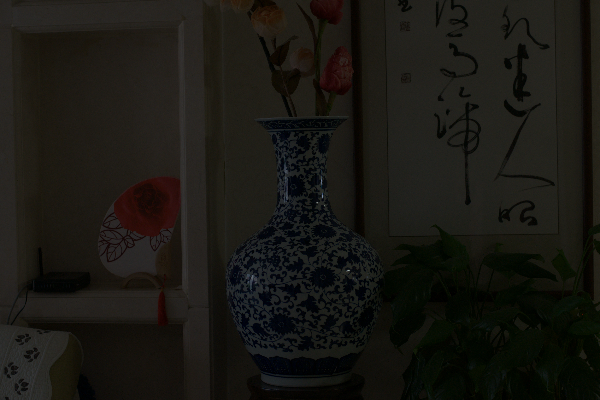
#> input picture org/inputi/input/demo.png, 600 x 400 px, found by its file name
$ python demo_enhancement.py   (older library calls are emulated)
#> lines starting #> are read from the running program, lines starting #| are printed output that depends on the picture; after the words box and inside, x2 and y2 are one past the last pixel; in counts of white or black regions, pixels touching at a corner belong together
### org/Run_LowLight_Image_Enhancement_Pixel_Adaptive.py
import argparse
import os
import time

import cv2
import numpy as np


VALID_EXTENSIONS = (".jpg", ".jpeg", ".webp", ".tiff", ".tif", ".bmp", ".png")


# [22 lines left out: function build_parser, not called in this run]


""" pixel value: i2f: 0-255 to 0-1, f2i: 0-1 to 0-255 """


def i2f(i_image):
    f_image = np.float32(i_image) / 255.0
    return f_image


def f2i(f_image):
    i_image = np.uint8(np.clip(f_image, 0.0, 1.0) * 255.0)
    return i_image


""" Compute 'A' as described by Tang et al. (CVPR 2014) """


def Compute_A_Tang(im):
    erosion_window = 15
    n_bins = 200

    dark = cv2.erode(
        np.min(im, axis=2), np.ones((erosion_window, erosion_window), dtype=np.uint8)
    )

    [h, edges] = np.histogram(dark, n_bins, [0, 1])
    numpixel = im.shape[0] * im.shape[1]
    thr_frac = numpixel * 0.99
    csum = np.cumsum(h)
    nz_idx = min(np.searchsorted(csum, thr_frac), n_bins - 1)
    dc_thr = edges[nz_idx]
    mask = dark >= dc_thr
    if not np.any(mask):
        mask = dark >= np.percentile(dark, 99)

    A = np.median(im[mask], axis=0, keepdims=True)

    return np.maximum(A, np.finfo(np.float32).eps)


def GetIntensity(fi):
    return np.mean(fi, axis=2)


def GetMax(fi):
    return np.max(fi, axis=2)


def GetMin(fi):
    return np.min(fi, axis=2)


""" Pixel Adaptive Gamma Correction """


def PixelAdaptiveGamma(InputImg, NormImg, amax):
    amin = 1
    xmax = 1
    xmin = 0
    Imax = GetMax(InputImg)

    a = (amax - amin) / (np.exp(-xmin) - np.exp(-xmax))
    b = amax - a * np.exp(-xmin)
    g2 = a * np.exp(-Imax) + b
    g1 = np.where(Imax < xmin, amax, g2)
    gamma = np.where(Imax > xmax, amin, g1)

    GCImg = np.power(NormImg, gamma[:, :, None])

    return GCImg, gamma


""" Estimate Transmission Map """


def EstimateTransmission(InputImg, NormImg, gamma_max=6):
    T_min = 0.1
    me = np.finfo(np.float32).eps
    hi = GetIntensity(NormImg)
    hmax = GetMax(NormImg)

    GCImg, gamma = PixelAdaptiveGamma(InputImg, NormImg, gamma_max)

    ji = GetIntensity(GCImg)
    jmax = GetMax(GCImg)

    tn = np.maximum(jmax * hi - hmax * ji, me)
    td = np.maximum((jmax - ji) * hi, me)

    Tmap = 1.0 - hi * (tn / td)

    return np.clip(Tmap, T_min, 1.0), gamma


""" Recover dehazed image """


def Recover(im, tmap, A):
    res = (im - 1.0 + A.reshape(1, 1, 3)) / tmap[:, :, None] + 1.0 - A.reshape(1, 1, 3)
    return np.clip(res, 0.0, 1.0)


""" Adjust image range """


def Adjust(im, perh, perl):
    im_h = np.percentile(im, perh)
    im_l = np.percentile(im, perl)
    aim = (im - im_l) / max(im_h - im_l, np.finfo(np.float32).eps)
    return np.clip(aim, 0.0, 1.0)


""" Normalize image 0 between 1 """


def Normalize(im):
    im_h = np.max(im, axis=(0, 1), keepdims=True)
    im_l = np.min(im, axis=(0, 1), keepdims=True)
    aim = (im - im_l) / np.maximum(im_h - im_l, np.finfo(np.float32).eps)
    return np.clip(aim, 0.0, 1.0)


def EstimateNoiseLevel(InputImg):
    gray = cv2.cvtColor(InputImg, cv2.COLOR_BGR2GRAY).astype(np.float32) / 255.0
    laplacian = cv2.Laplacian(gray, cv2.CV_32F, ksize=3)
    return float(np.median(np.abs(laplacian)) / 0.6745)


def AutoTuneParameters(InputImg, gamma_limit):
    gray = cv2.cvtColor(InputImg, cv2.COLOR_BGR2GRAY).astype(np.float32) / 255.0
    brightness = float(np.mean(gray))
    contrast = float(np.std(gray))
    noise_level = EstimateNoiseLevel(InputImg)

    darkness = np.clip((0.6 - brightness) / 0.6, 0.0, 1.0)
    contrast_penalty = np.clip((0.25 - contrast) / 0.25, 0.0, 1.0)
    noise_factor = np.clip(noise_level / 0.12, 0.0, 1.0)

    gamma_cap = max(float(gamma_limit), 1.0)
    gamma_drive = np.clip(
        0.7 * darkness + 0.3 * contrast_penalty + 0.2 * noise_factor, 0.15, 1.0
    )
    tuned_gamma_max = 1.0 + (gamma_cap - 1.0) * gamma_drive

    area = InputImg.shape[0] * InputImg.shape[1]
    target_pixels = 1280 * 720
    processing_scale = 1.0
    if area > target_pixels:
        processing_scale = float(np.sqrt(target_pixels / area))

    return {
        "brightness": brightness,
        "contrast": contrast,
        "noise_level": noise_level,
        "noise_factor": float(noise_factor),
        "darkness": float(darkness),
        "gamma_max": float(np.clip(tuned_gamma_max, 1.0, gamma_cap)),
        "denoise_h": int(np.clip(round(5 + 12 * noise_factor + 5 * darkness), 5, 20)),
        "denoise_h_color": int(
            np.clip(round(5 + 8 * noise_factor + 3 * darkness), 5, 16)
        ),
        "bilateral_sigma_color": int(
            np.clip(round(20 + 55 * (0.6 * noise_factor + 0.4 * darkness)), 20, 75)
        ),
        "bilateral_sigma_space": int(np.clip(round(7 + 8 * noise_factor), 7, 15)),
        "processing_scale": processing_scale,
        "adjust_high": 99.7 if darkness > 0.5 else 99.5,
        "adjust_low": 0.3 if contrast_penalty > 0.5 else 0.5,
    }


def ResizeImage(image, scale, interpolation):
    if scale >= 0.999:
        return image

    height, width = image.shape[:2]
    new_size = (
        max(1, int(round(width * scale))),
        max(1, int(round(height * scale))),
    )
    return cv2.resize(image, new_size, interpolation=interpolation)


def DenoiseImage(InputImg, params):
    if params["processing_scale"] < 0.9:
        small = ResizeImage(InputImg, params["processing_scale"], cv2.INTER_AREA)
        small_denoised = cv2.fastNlMeansDenoisingColored(
            small,
            None,
            params["denoise_h"],
            params["denoise_h_color"],
            7,
            21,
        )
        denoise_prior = cv2.resize(
            small_denoised,
            (InputImg.shape[1], InputImg.shape[0]),
            interpolation=cv2.INTER_LINEAR,
        )
        edge_preserved = cv2.bilateralFilter(
            InputImg,
            7,
            params["bilateral_sigma_color"],
            params["bilateral_sigma_space"],
        )
        denoised = cv2.addWeighted(edge_preserved, 0.6, denoise_prior, 0.4, 0)
    else:
        denoised = cv2.fastNlMeansDenoisingColored(
            InputImg,
            None,
            params["denoise_h"],
            params["denoise_h_color"],
            7,
            21,
        )

    if params["noise_factor"] > 0.3 or params["darkness"] > 0.45:
        denoised = cv2.bilateralFilter(
            denoised,
            5,
            params["bilateral_sigma_color"],
            params["bilateral_sigma_space"],
        )

    return denoised


""" Main """


def enhance_image(InputImg, gamma_max, return_details=False):
    start_time = time.time()
    params = AutoTuneParameters(InputImg, gamma_max)
    denoised_input = DenoiseImage(InputImg, params)
    original_float = i2f(InputImg)
    denoised_float = i2f(denoised_input)

    working_float = ResizeImage(
        denoised_float, params["processing_scale"], cv2.INTER_AREA
    )
    DenoiseImg = 1.0 - working_float

    A = Compute_A_Tang(DenoiseImg)
    NormImg = Normalize(DenoiseImg / A.reshape(1, 1, 3))

    Transmap, gamma_map = EstimateTransmission(
        working_float, NormImg, params["gamma_max"]
    )
    if params["processing_scale"] < 0.999:
        target_size = (InputImg.shape[1], InputImg.shape[0])
        Transmap = cv2.resize(Transmap, target_size, interpolation=cv2.INTER_LINEAR)
        gamma_map = cv2.resize(gamma_map, target_size, interpolation=cv2.INTER_LINEAR)

    RecoverImg = Recover(original_float, Transmap, A)
    AdjustImg = Adjust(RecoverImg, params["adjust_high"], params["adjust_low"])

    end_time = time.time()
    details = {
        **params,
        "gamma_map": gamma_map,
        "transmission_map": Transmap,
        "runtime": end_time - start_time,
    }
    print(
        "--- %.3f seconds | gamma_max=%.2f | denoise_h=%d | scale=%.2f ---"
        % (
            details["runtime"],
            details["gamma_max"],
            details["denoise_h"],
            details["processing_scale"],
        )
    )

    if return_details:
        return AdjustImg, details
    return AdjustImg


# [23 lines left out: function run_folder, not called in this run]


# [4 lines that do not run on import are left out]

### org/demo_enhancement.py
import cv2
import matplotlib.pyplot as plt
import os

from Run_LowLight_Image_Enhancement_Pixel_Adaptive import enhance_image, f2i


def compute_histogram(image):
    hist_b = cv2.calcHist([image], [0], None, [256], [0, 256])
    hist_g = cv2.calcHist([image], [1], None, [256], [0, 256])
    hist_r = cv2.calcHist([image], [2], None, [256], [0, 256])
    return hist_b, hist_g, hist_r


def demo_enhancement(image_path, output_dir="demo_output"):
#> called with image_path = 'inputi\\input\\demo.png', output_dir = 'demo_output'
    os.makedirs(output_dir, exist_ok=True)

    InputImg = cv2.imread(image_path, cv2.IMREAD_COLOR)
#> InputImg is the input picture: shape (400, 600, 3); mean B, G, R 19.1, 23.9, 25.2
    if InputImg is None:
        print(f"Error: Could not load image from {image_path}")
        return

    print("Running enhancement...")
    EnhancedImg, details = enhance_image(InputImg, gamma_max=6.0, return_details=True)
#> in AutoTuneParameters, `brightness = float(np.mean(gray))`: brightness = 0.0933
#> in AutoTuneParameters, `contrast = float(np.std(gray))`: contrast = 0.0437
#> in EstimateNoiseLevel, `laplacian = cv2.Laplacian(gray, cv2.CV_32F, ksize=3)`:
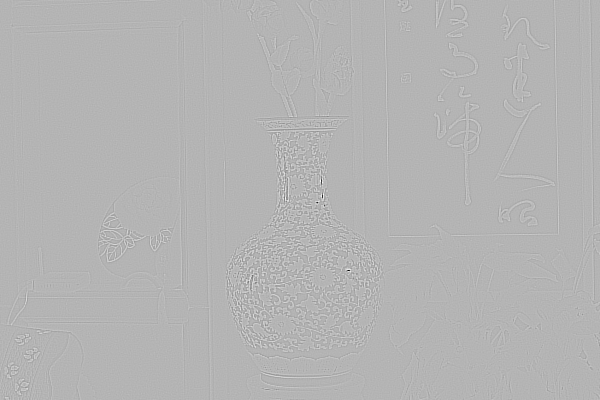
#> laplacian: shape (400, 600) float32; min -4.2, max 1.73, mean -4.44e-06; drawn with min black and max white
#> in AutoTuneParameters, `noise_level = EstimateNoiseLevel(InputImg)`: noise_level = 0.0581
#> in AutoTuneParameters, `darkness = np.clip((0.6 - brightness) / 0.6, 0.0, 1.0)`: darkness = 0.845
#> in AutoTuneParameters, `contrast_penalty = np.clip((0.25 - contrast) / 0.25, 0.0, 1.0)`: contrast_penalty = 0.825
#> in AutoTuneParameters, `noise_factor = np.clip(noise_level / 0.12, 0.0, 1.0)`: noise_factor = 0.485
#> in AutoTuneParameters, `gamma_drive = np.clip( 0.7 * darkness + 0.3 * contrast_penalty + 0.2 *..`: gamma_drive = 0.936
#> in AutoTuneParameters, `tuned_gamma_max = 1.0 + (gamma_cap - 1.0) * gamma_drive`: tuned_gamma_max = 5.68
#> in enhance_image, `params = AutoTuneParameters(InputImg, gamma_max)`: params = 13 items
#> in Compute_A_Tang, `dark = cv2.erode( np.min(im, axis=2), np.ones((erosion_window, erosion..`:
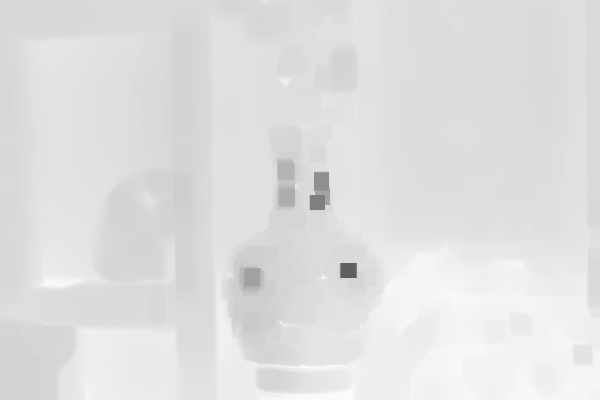
#> dark: shape (400, 600) float32; min 0.376, max 0.988, mean 0.877
#> in Compute_A_Tang, `[h, edges] = np.histogram(dark, n_bins, [0, 1])`: h = 200 values, max 26766 at index 174, min 0 at index 0, mean 1200; edges = 201 values from 0 to 1
#> in Compute_A_Tang, `csum = np.cumsum(h)`: csum = 200 values from 0 to 240000
#> in Compute_A_Tang, `nz_idx = min(np.searchsorted(csum, thr_frac), n_bins - 1)`: nz_idx = 192
#> in Compute_A_Tang, `dc_thr = edges[nz_idx]`: dc_thr = 0.96
#> in Compute_A_Tang, `mask = dark >= dc_thr`:
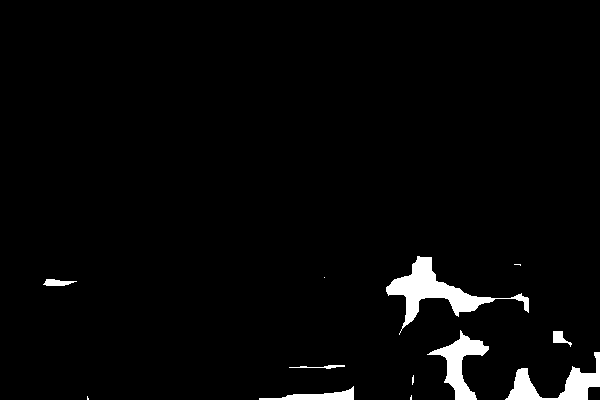
#> mask: shape (400, 600) bool; 2.8% white; 12 white regions (5 under 20 px), largest, box (x1, y1, x2, y2) and area: (386, 256, 529, 335) 2682, (505, 352, 600, 400) 1625, (427, 330, 489, 400) 1482
#> in Compute_A_Tang, `A = np.median(im[mask], axis=0, keepdims=True)`: A = [[0.996, 0.973, 0.988]]
#> in Normalize, `im_h = np.max(im, axis=(0, 1), keepdims=True)`: im_h = [[1, 1.02, 1.01]]
#> in Normalize, `im_l = np.min(im, axis=(0, 1), keepdims=True)`: im_l = [[0.378, 0.415, 0.46]]
#> in EstimateTransmission, `Tmap = 1.0 - hi * (tn / td)`:
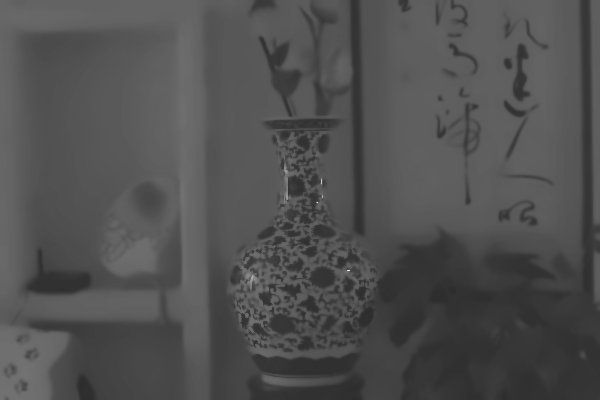
#> Tmap: shape (400, 600) float32; min 0.18, max 1, mean 0.317
#> in Recover, `res = (im - 1.0 + A.reshape(1, 1, 3)) / tmap[:, :, None] + 1.0 - A.res..`:
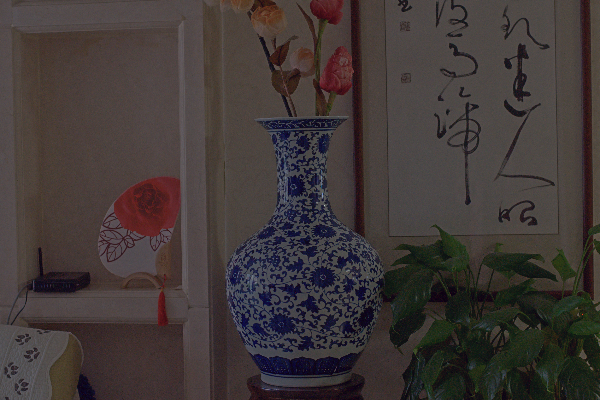
#> res: shape (400, 600, 3) float32; mean B, G, R 0.21, 0.218, 0.265; drawn with min black and max white
#> in Adjust, `im_h = np.percentile(im, perh)`: im_h = 0.466
#> in Adjust, `im_l = np.percentile(im, perl)`: im_l = 0
#> in Adjust, `return np.clip(aim, 0.0, 1.0)`:
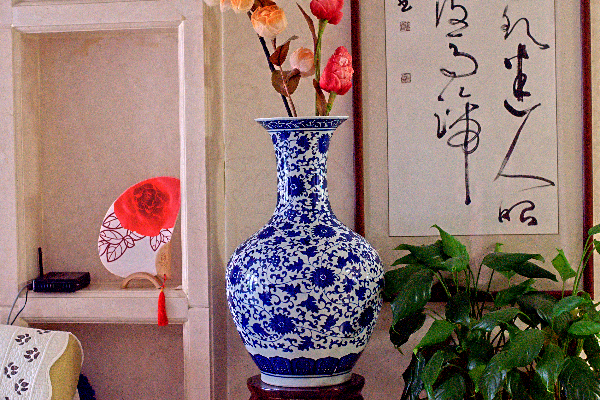
#> returned value: shape (400, 600, 3) float32; mean of channels 0, 1, 2 0.452, 0.473, 0.572; drawn as B, G, R
#| --- 2.240 seconds | gamma_max=5.68 | denoise_h=15 | scale=1.00 ---
#> details = 16 items

    EnhancedImg_uint8 = f2i(EnhancedImg)
    gamma_map = details["gamma_map"]
    transmap = details["transmission_map"]

    fig, axes = plt.subplots(2, 3, figsize=(15, 10))
    fig.suptitle(
        "Low-Light Image Enhancement Demonstration", fontsize=16, fontweight="bold"
    )

    original_rgb = cv2.cvtColor(InputImg, cv2.COLOR_BGR2RGB)
    enhanced_rgb = cv2.cvtColor(EnhancedImg_uint8, cv2.COLOR_BGR2RGB)

    axes[0, 0].imshow(original_rgb)
    axes[0, 0].set_title("Original Low-Light Image", fontsize=12)
    axes[0, 0].axis("off")

    axes[0, 1].imshow(enhanced_rgb)
    axes[0, 1].set_title("Enhanced Result", fontsize=12)
    axes[0, 1].axis("off")

    gamma_display = gamma_map
    gamma_span = max(gamma_display.max() - gamma_display.min(), 1e-6)
#> gamma_span = 3.4
    gamma_normalized = (gamma_display - gamma_display.min()) / gamma_span
    axes[0, 2].imshow(gamma_normalized, cmap="jet")
    axes[0, 2].set_title(
        "Pixel-Adaptive Gamma Map\n(Dark=High Gamma, Bright=Low Gamma)", fontsize=12
    )
    axes[0, 2].axis("off")
    plt.colorbar(axes[0, 2].images[0], ax=axes[0, 2], fraction=0.046, pad=0.04)

    hist_b, hist_g, hist_r = compute_histogram(InputImg)
#> in compute_histogram, `hist_b = cv2.calcHist([image], [0], None, [256], [0, 256])`: hist_b = 256 values, max 11440 at index 29, min 0 at index 85, mean 937.5
#> in compute_histogram, `hist_g = cv2.calcHist([image], [1], None, [256], [0, 256])`: hist_g = 256 values, max 13793 at index 34, min 0 at index 77, mean 937.5
#> in compute_histogram, `hist_r = cv2.calcHist([image], [2], None, [256], [0, 256])`: hist_r = 256 values, max 12404 at index 34, min 0 at index 74, mean 937.5
    axes[1, 0].plot(hist_b, color="b", label="Blue", alpha=0.7)
    axes[1, 0].plot(hist_g, color="g", label="Green", alpha=0.7)
    axes[1, 0].plot(hist_r, color="r", label="Red", alpha=0.7)
    axes[1, 0].set_title("Original Histogram\n(Compressed/Low Contrast)", fontsize=12)
    axes[1, 0].set_xlabel("Pixel Intensity")
    axes[1, 0].set_ylabel("Frequency")
    axes[1, 0].legend()
    axes[1, 0].set_xlim([0, 256])

    hist_b_enh, hist_g_enh, hist_r_enh = compute_histogram(EnhancedImg_uint8)
#> hist_b_enh = 256 values, max 10953 at index 0, min 0 at index 1, mean 937.5; hist_g_enh = 256 values, max 14988 at index 0, min 0 at index 10, mean 937.5; hist_r_enh = 256 values, max 16042 at index 0, min 0 at index 1, mean 937.5
    axes[1, 1].plot(hist_b_enh, color="b", label="Blue", alpha=0.7)
    axes[1, 1].plot(hist_g_enh, color="g", label="Green", alpha=0.7)
    axes[1, 1].plot(hist_r_enh, color="r", label="Red", alpha=0.7)
    axes[1, 1].set_title("Enhanced Histogram\n(Spread/Improved Contrast)", fontsize=12)
    axes[1, 1].set_xlabel("Pixel Intensity")
    axes[1, 1].set_ylabel("Frequency")
    axes[1, 1].legend()
    axes[1, 1].set_xlim([0, 256])

    axes[1, 2].imshow(transmap, cmap="viridis")
    axes[1, 2].set_title("Transmission Map", fontsize=12)
    axes[1, 2].axis("off")
    plt.colorbar(axes[1, 2].images[0], ax=axes[1, 2], fraction=0.046, pad=0.04)

    plt.tight_layout()

    output_path = os.path.join(output_dir, "demo_result.png")
    plt.savefig(output_path, dpi=150, bbox_inches="tight")
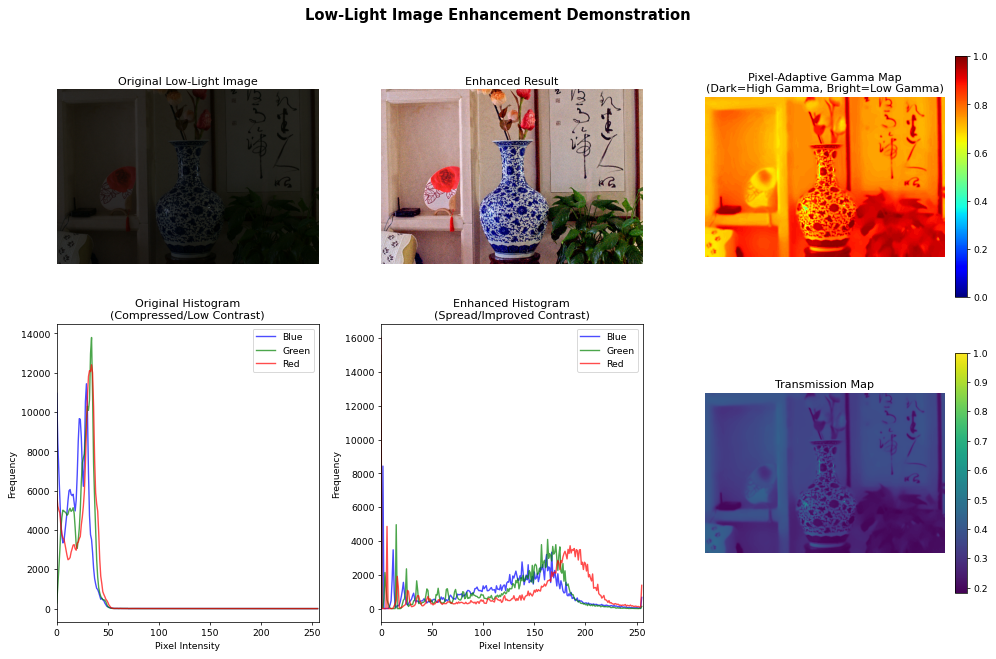
#> figure drawn by matplotlib, 8 panels; panel 4: curve peaks at x = 29, y = 11440; panel 4: curve peaks at x = 34, y = 13793; panel 4: curve peaks at x = 34, y = 12404; panel 5: curve peaks at x = 0, y = 10953
    print(f"Demo saved to: {output_path}")

    plt.show()

    print(
        "Auto-tuned gamma_max=%.2f, denoise_h=%d, scale=%.2f"
        % (
            details["gamma_max"],
            details["denoise_h"],
            details["processing_scale"],
        )
    )
#| Auto-tuned gamma_max=5.68, denoise_h=15, scale=1.00

    return EnhancedImg_uint8, gamma_map


if __name__ == "__main__":
    input_dir = os.path.join("inputi", "input")
    image_files = [f for f in os.listdir(input_dir) if f.endswith(".png")]

    if image_files:

        #sample_image = os.path.join(input_dir, image_files[0])
        sample_image = "inputi\input\demo.png"
        print(f"Processing: {sample_image}")
        enhanced_img, gamma_map = demo_enhancement(sample_image)

        print("\n=== Enhancement Complete ===")
        print("Key observations:")
        print(
            "1. Original: Low contrast, compressed histogram, loss of details in dark regions"
        )
        print(
            "2. Enhanced: Expanded dynamic range, improved brightness, restored details"
        )
        print(
            "3. Gamma Map: Darker regions have higher gamma values (brighter after correction)"
        )
        print("4. Histogram: Shows spreading indicating improved contrast")
    else:
        print("No images found in input directory")
